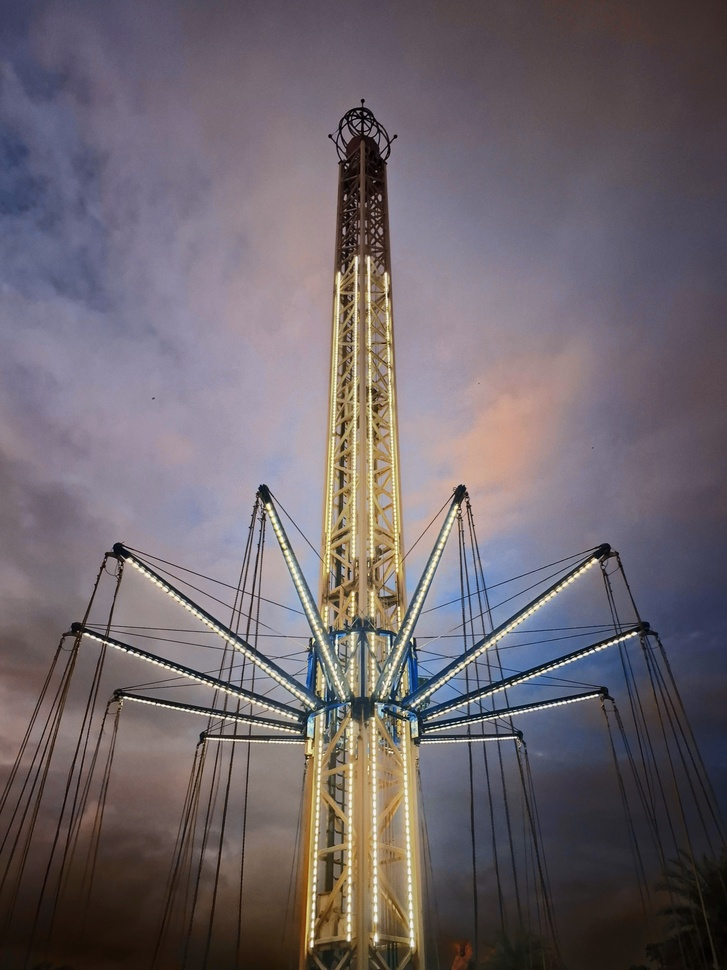
#> input picture images/20240615_193336~2.jpg, 727 x 970 px, shrunk from 2895 x 3860 before the run; its folder holds only this picture in this run
$ jupyter execute assignment-6.ipynb
#> lines starting #> are read from the running program, lines starting #| are printed output that depends on the picture
[cell 1]
import cv2
import numpy as np
from numpy.fft import fft2, ifft2
import os
import glob

# --- Helper Functions (same as before) ---

def create_motion_blur_kernel(size, angle):
    """Creates a motion blur kernel."""
    kernel = np.zeros((size, size))
    center = size // 2
    cv2.line(kernel, (0, center), (size - 1, center), 1.0, 1)
    M = cv2.getRotationMatrix2D((center, center), angle, 1)
    motion_kernel = cv2.warpAffine(kernel, M, (size, size))
    motion_kernel = motion_kernel / motion_kernel.sum()
    return motion_kernel

def apply_degradation(image, kernel, noise_std_dev):
    """Applies a blur kernel and adds Gaussian noise to an image."""
#> called with noise_std_dev = 10
    image_fft = fft2(image)
    kernel_fft = fft2(kernel, s=image.shape)
    blurred_fft = image_fft * kernel_fft
    blurred_image = np.real(ifft2(blurred_fft))

    noise = np.random.normal(0, noise_std_dev, image.shape)
    noisy_image = blurred_image + noise
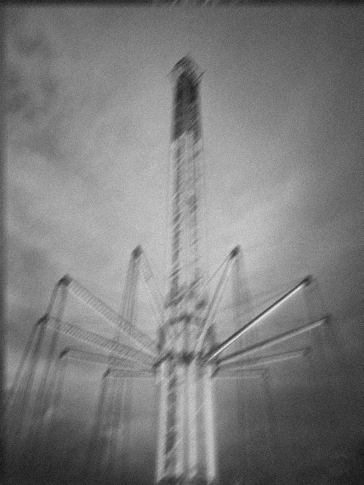
#> noisy_image: shape (970, 727) float64 (shown at 1/2 size); min -24.65, max 241.6, mean 105.4; drawn with min black and max white

    degraded_image = np.clip(noisy_image, 0, 255)
    return degraded_image

def inverse_filter(degraded_image, kernel):
    """Applies inverse filtering to restore an image."""
    degraded_fft = fft2(degraded_image)
    kernel_fft = fft2(kernel, s=degraded_image.shape)

    epsilon = 1e-8
    restored_fft = degraded_fft / (kernel_fft + epsilon)

    restored_image = np.real(ifft2(restored_fft))
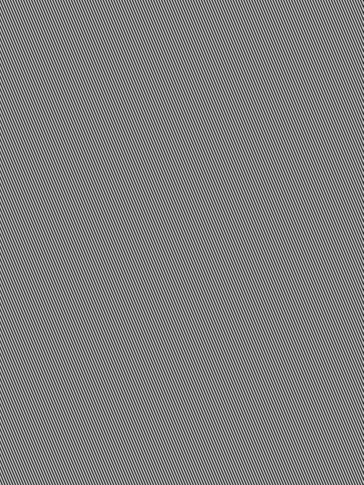
#> restored_image: shape (970, 727) float64 (shown at 1/2 size); min -558449.5, max 561242.1, mean 105.4; drawn with min black and max white
    return np.clip(restored_image, 0, 255)
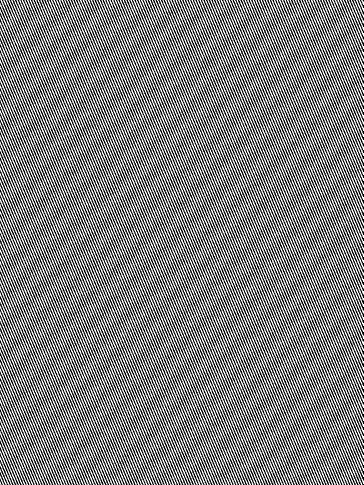
#> returned value: shape (970, 727) float64 (shown at 1/2 size); min 0, max 255, mean 127.5

def wiener_filter(degraded_image, kernel, K):
    """Applies Wiener filtering to restore an image."""
#> called with K = 0.01
    degraded_fft = fft2(degraded_image)
    kernel_fft = fft2(kernel, s=degraded_image.shape)

    kernel_fft_conj = np.conj(kernel_fft)
    kernel_fft_mag_sq = np.abs(kernel_fft)**2
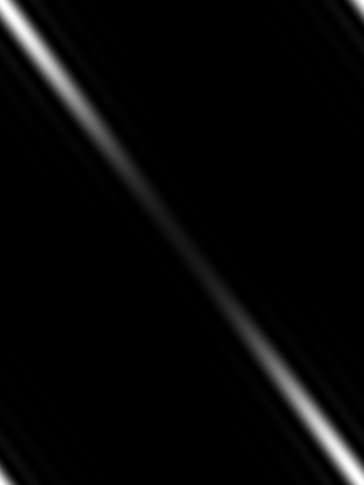
#> kernel_fft_mag_sq: shape (970, 727) float64 (shown at 1/2 size); min 7.59e-15, max 1, mean 0.0317

    wiener_fft = (kernel_fft_conj / (kernel_fft_mag_sq + K)) * degraded_fft

    restored_image = np.real(ifft2(wiener_fft))
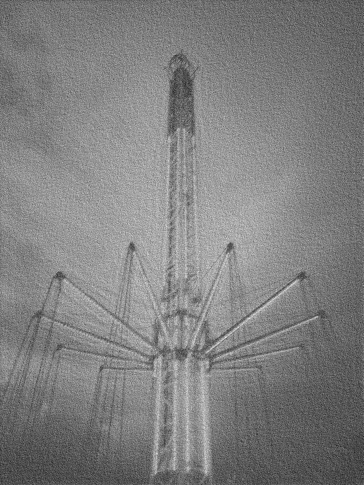
#> restored_image: shape (970, 727) float64 (shown at 1/2 size); min -111.8, max 318.2, mean 104.4; drawn with min black and max white
    return np.clip(restored_image, 0, 255)
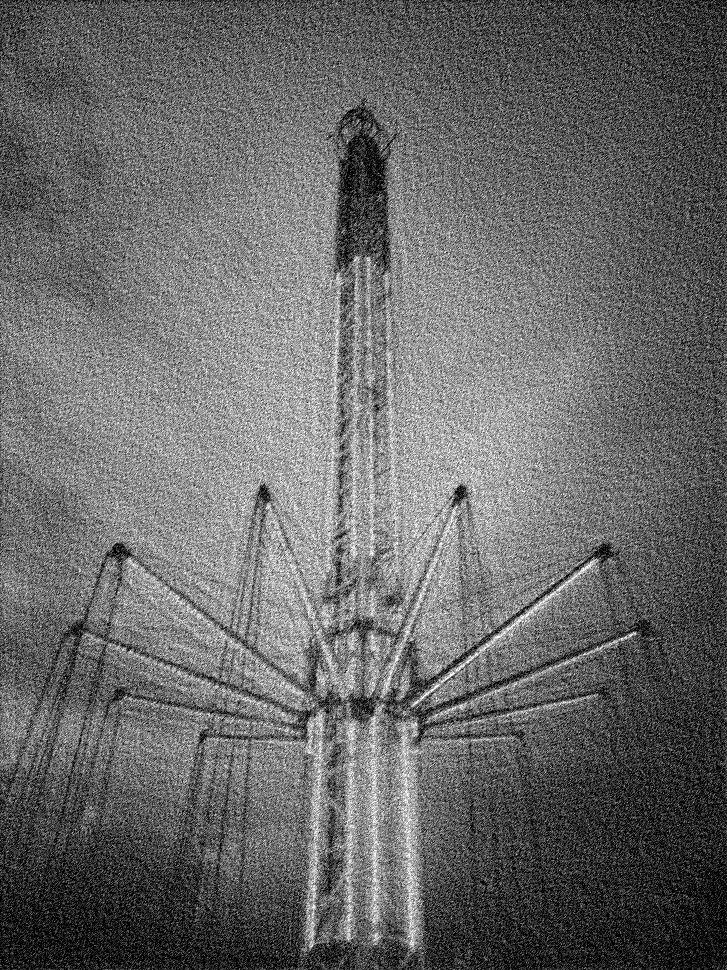
#> returned value: shape (970, 727) float64; min 0, max 255, mean 104.8

# --- Main Batch Processing Logic ---

def process_image_folder():
    """Processes all images in the 'images' folder and saves results."""
    # Define input and output directories
    input_folder = 'images'
    output_folder = 'output'

    # Create output directory if it doesn't exist
    if not os.path.exists(output_folder):
        os.makedirs(output_folder)
        print(f"Created directory: {output_folder}")

    # Find all image files in the input folder
    image_paths = glob.glob(os.path.join(input_folder, '*.[pP][nN][gG]')) + \
                  glob.glob(os.path.join(input_folder, '*.[jJ][pP][gG]')) + \
                  glob.glob(os.path.join(input_folder, '*.[jJ][pP][eE][gG]'))

    if not image_paths:
        print(f"No images found in the '{input_folder}' directory. Please add some images.")
        return

    print(f"Found {len(image_paths)} images to process.")

    # Define degradation parameters
    blur_size = 21
    blur_angle = 45
    noise_std_dev = 10
    K_wiener = 0.01  # K constant for Wiener filter

    # Create the degradation kernel (motion blur)
    motion_kernel = create_motion_blur_kernel(blur_size, blur_angle)

    # Loop through each image
    for i, image_path in enumerate(image_paths):
        # Get the base filename
        base_name = os.path.basename(image_path)
        name, ext = os.path.splitext(base_name)
        print(f"Processing ({i+1}/{len(image_paths)}): {base_name}")

        # Load the image in grayscale
        original_image = cv2.imread(image_path, cv2.IMREAD_GRAYSCALE)
        if original_image is None:
            print(f"  - Could not read image, skipping.")
            continue
        original_image = original_image.astype(float)

        # Apply degradation (blur + noise)
        degraded_image = apply_degradation(original_image, motion_kernel, noise_std_dev)

        # Apply Inverse Filtering
        restored_inverse = inverse_filter(degraded_image, motion_kernel)

        # Apply Wiener Filtering
        restored_wiener = wiener_filter(degraded_image, motion_kernel, K_wiener)

        # Save the results
        cv2.imwrite(os.path.join(output_folder, f"{name}_01_original{ext}"), original_image.astype(np.uint8))
        cv2.imwrite(os.path.join(output_folder, f"{name}_02_degraded{ext}"), degraded_image.astype(np.uint8))
        cv2.imwrite(os.path.join(output_folder, f"{name}_03_restored_inverse{ext}"), restored_inverse.astype(np.uint8))
        cv2.imwrite(os.path.join(output_folder, f"{name}_04_restored_wiener{ext}"), restored_wiener.astype(np.uint8))

    print("\nProcessing complete! Check the 'output' folder for results. 📂")

# Run the main function
if __name__ == '__main__':
    process_image_folder()

$ run again, on images/img2.jpg
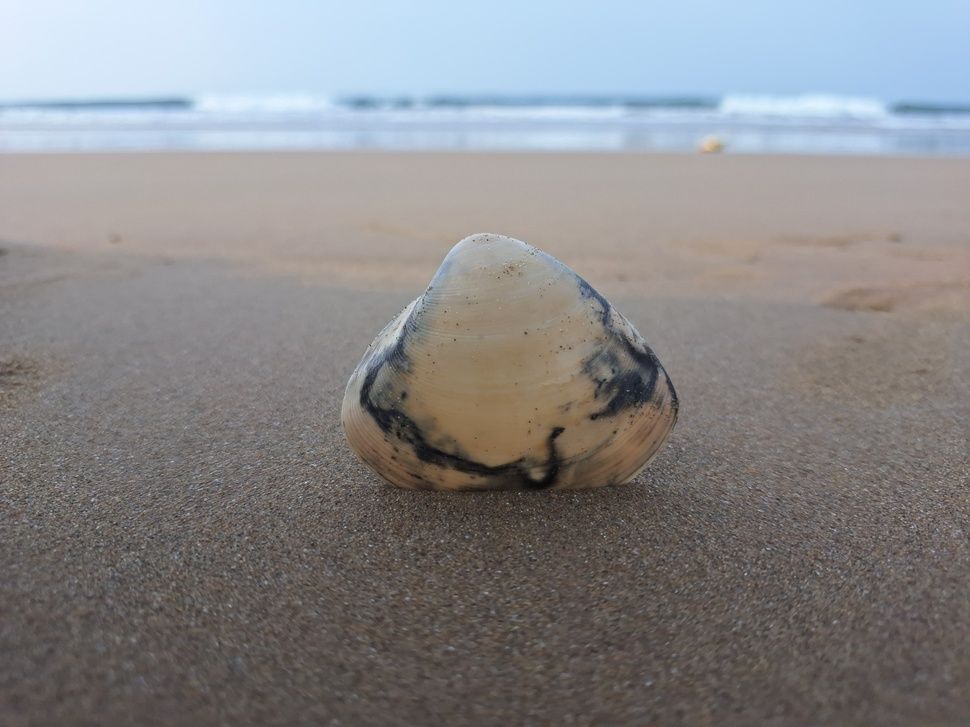
#> input picture images/img2.jpg, 970 x 727 px, shrunk from 4000 x 3000 before the run
#> in inverse_filter, `restored_image = np.real(ifft2(restored_fft))`:
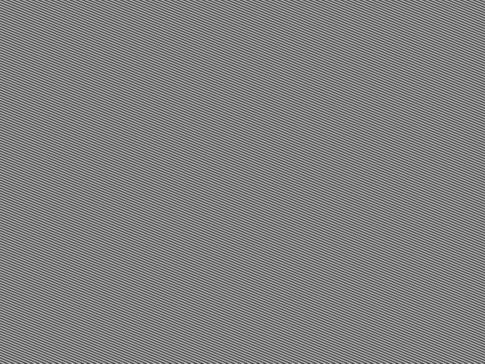
#> restored_image: shape (727, 970) float64 (shown at 1/2 size); min -336881.5, max 335298.2, mean 135.6; drawn with min black and max white
#> in wiener_filter, `return np.clip(restored_image, 0, 255)`:
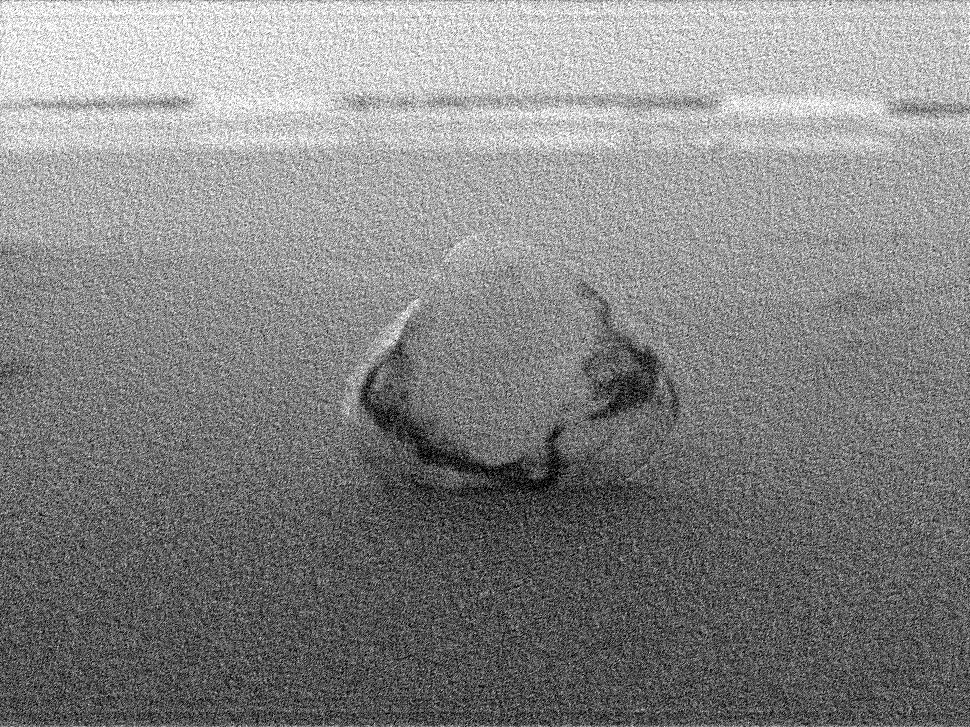
#> returned value: shape (727, 970) float64; min 0, max 255, mean 134

$ run again, on images/light tower.jpeg
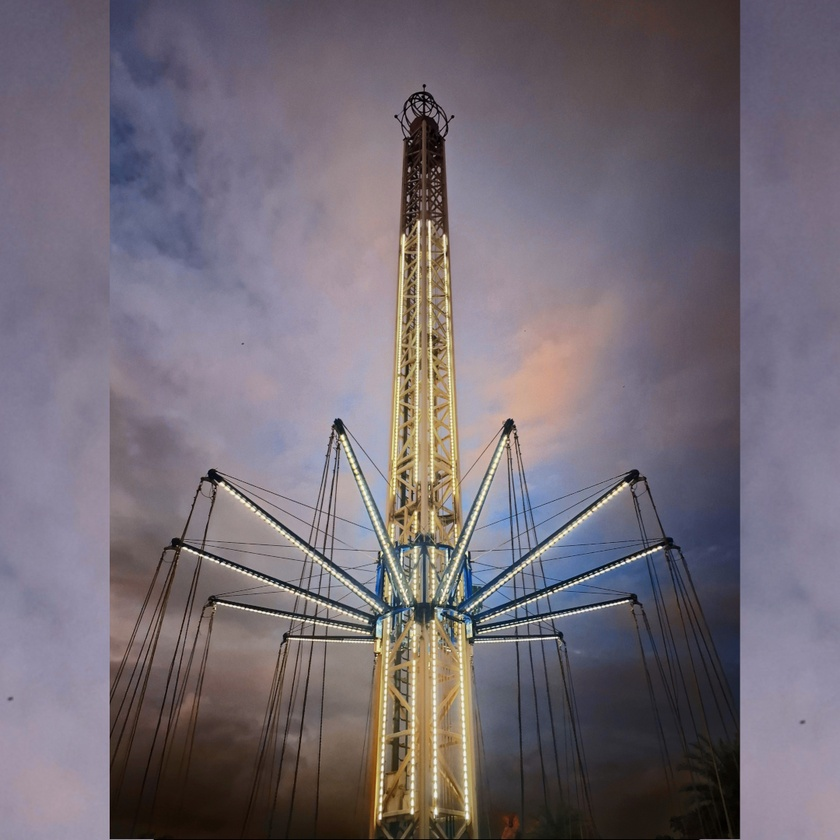
#> input picture images/light tower.jpeg, 840 x 840 px, shrunk from 1080 x 1080 before the run
#> in wiener_filter, `restored_image = np.real(ifft2(wiener_fft))`:
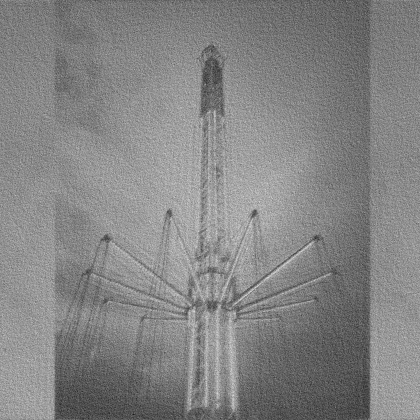
#> restored_image: shape (840, 840) float64 (shown at 1/2 size); min -114, max 317.4, mean 110.1; drawn with min black and max white
#> in wiener_filter, `return np.clip(restored_image, 0, 255)`:
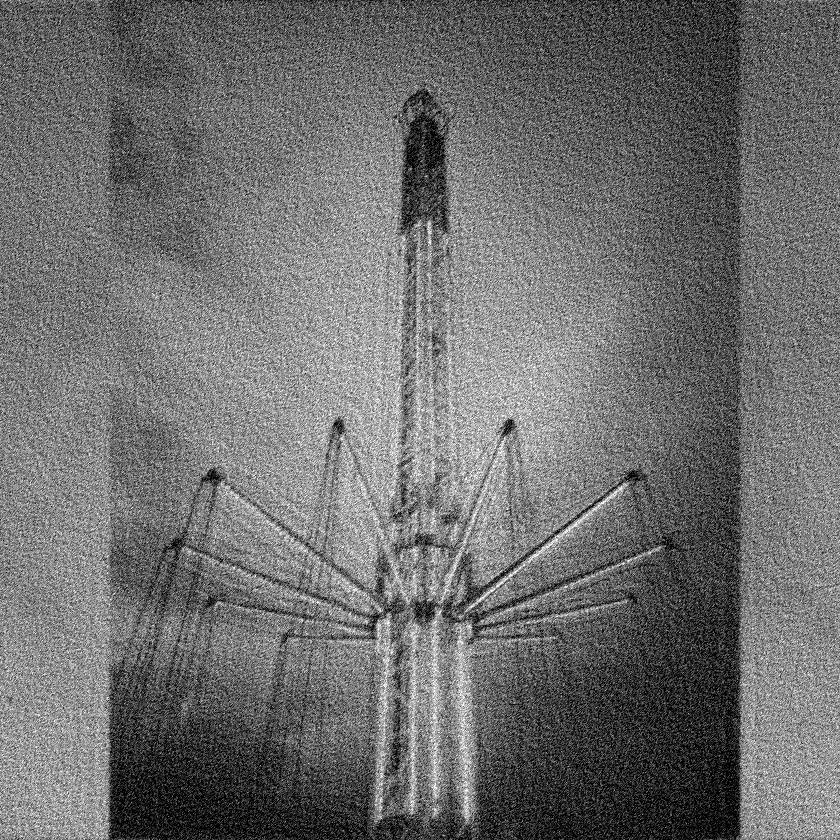
#> returned value: shape (840, 840) float64; min 0, max 255, mean 110.4
